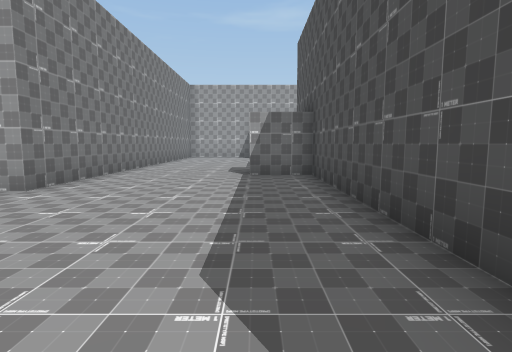
[1] (above)

24 first-person views from a walk through a Unity game level. The camera is 1.5 m above the floor, tilts 6° down and sees 80° across. The floor is counted in squares, 2 m on a side. Each view is taken from the middle of a square. On the plan, view 1 faces up. The plan holds only what a view shows up to about 10 squares ahead; the rest is blank. The place goes on beyond the plan. The player character is not drawn. Some surface patterns are stand-ins.

[2]
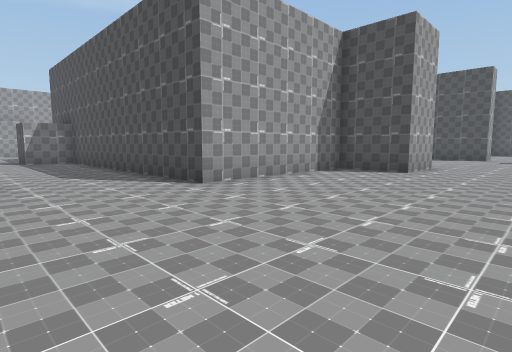

[3]
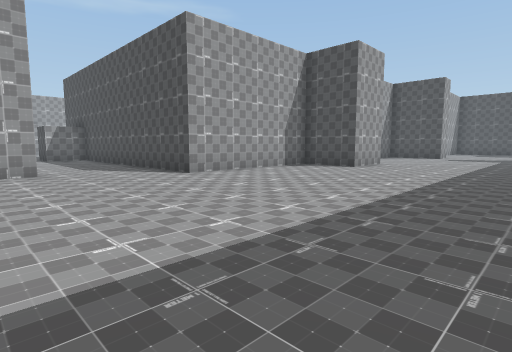

[4]
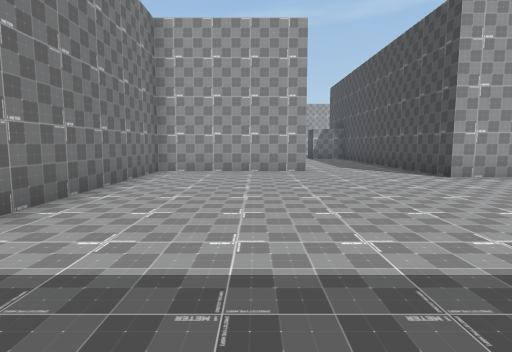

[5]
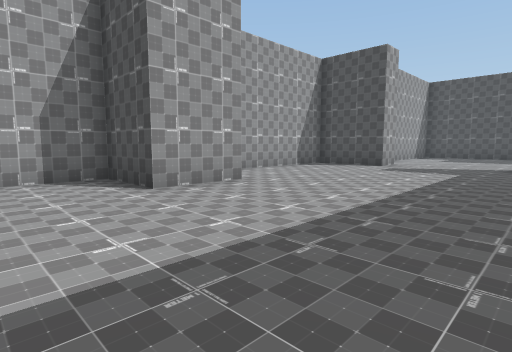

[6]
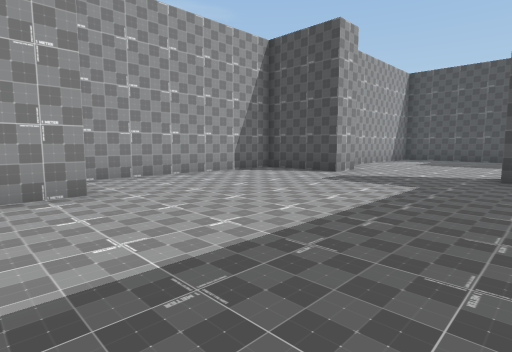

[7]
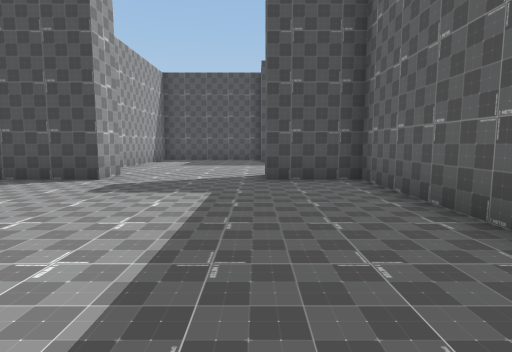

[8]
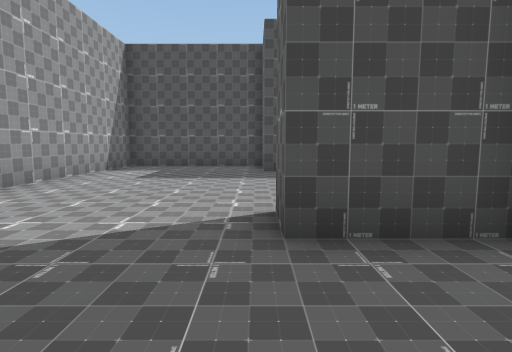

[9]
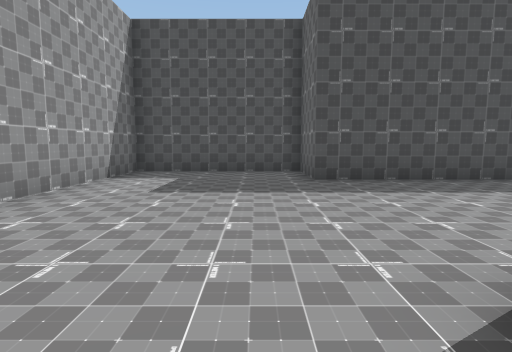

[10]
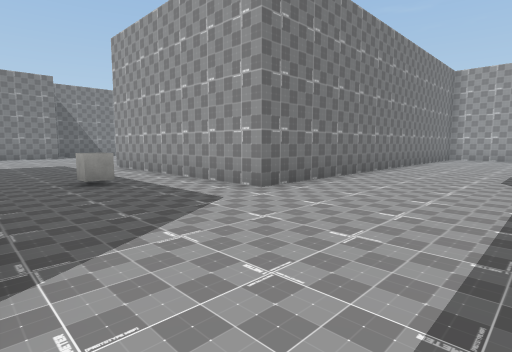

[11]
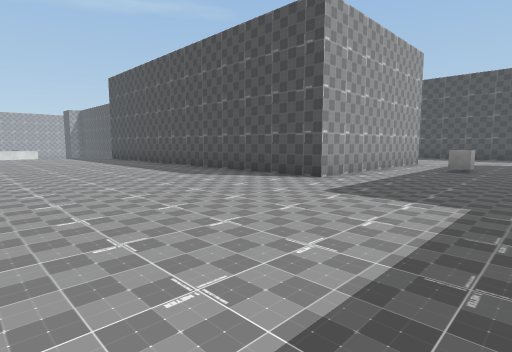

[12]
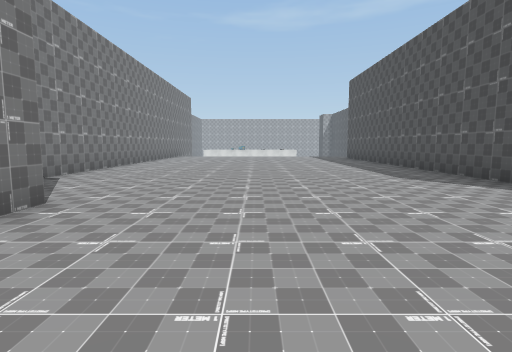

[13]
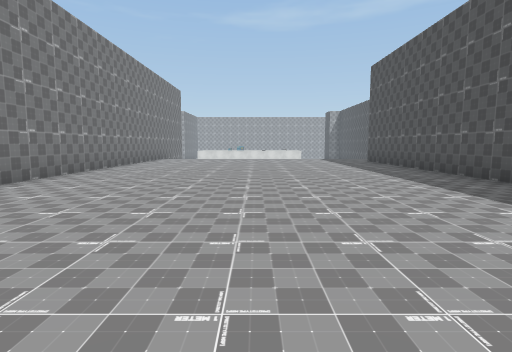

[14]
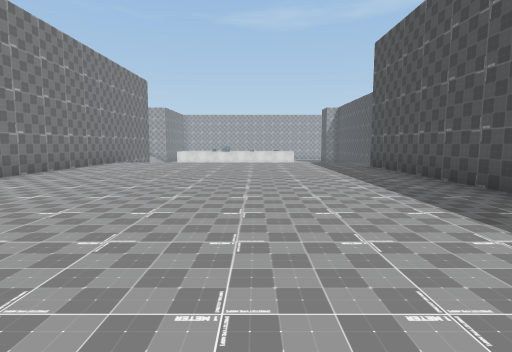

[15]
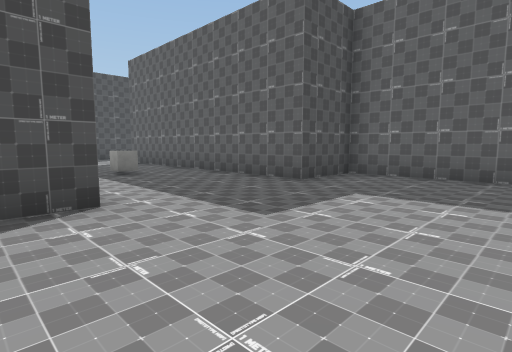

[16]
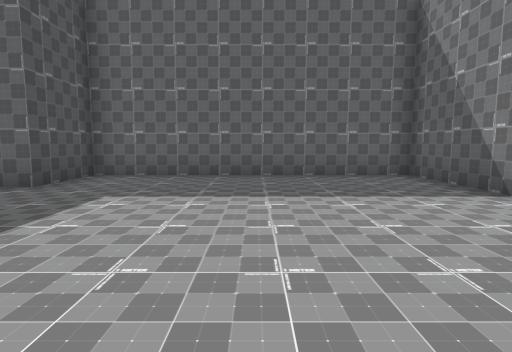

[17]
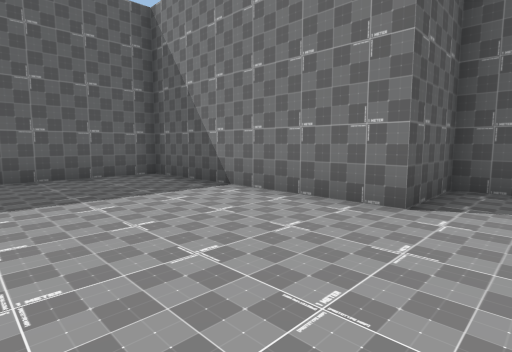

[18]
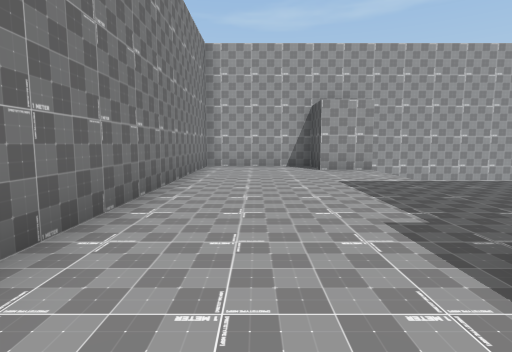

[19]
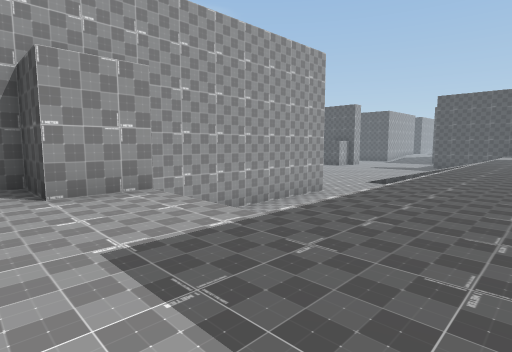

[20]
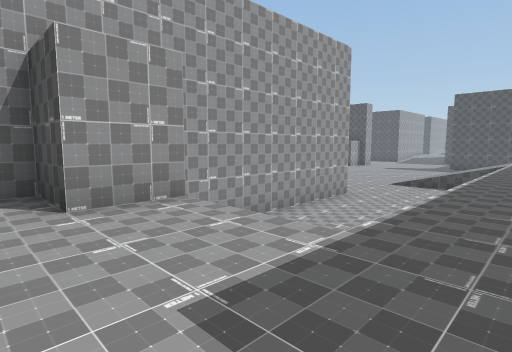

[21]
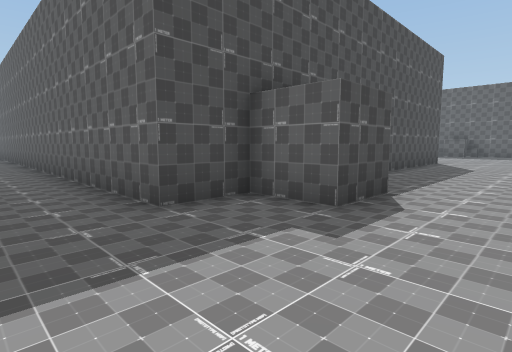

[22]
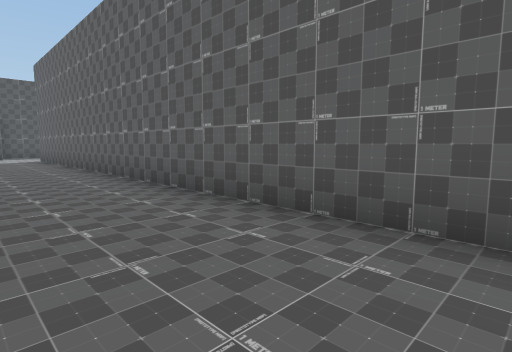

[23]
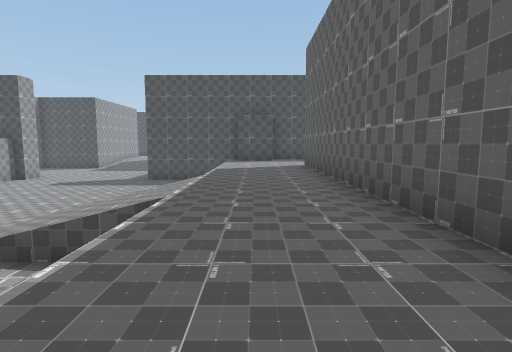

[24]
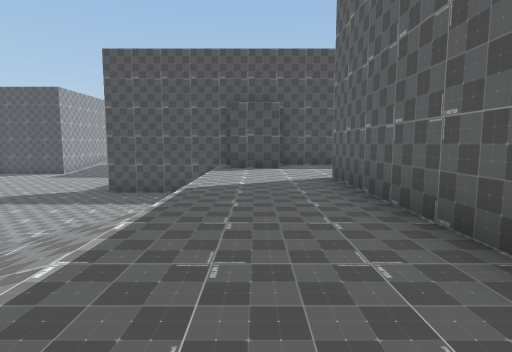

### Floor plan
Key: @ floor where view 1 was taken; # wall or solid block; . main floor; - floor 2 m lower than the main floor; / step, stairs or slope; C cube.
Columns run from 20 left of view 1 to 23 right of it. Each row starts with its distance up from view 1.
 17 #.........#     #...#    ----     //-------
 16 #.........#     #...##   -----  -/// ------
 15 #.........#     #.....   --------///   ----
 14 #.........#     #.....          -///
 13 #.........#     #..........................
 12 #.........#     #.........................#
 11 #.........#     #..........................
 10 #.........#     #.....##################...
  9 #.........#     #.....#
  8 #.........#     #...###
  7 #.........#     #.....#
  6 #.........#     #.....#
  5 #.........#######.....#
  4 ###...................#
  3   #...........C.......#
  2   #...................#
  1   #...........#####...#
  0   #.......#####.....@.#
 -1   #.......#   #.......###### #######
 -2   #########   #............# ......#########
 -3               #............##......#.......#
 -4               #............................#
 -5               #............................#
 -6                ............................#
 -7                 ...........................#
 -8                  ..................#.....###
 -9                               .....# ....#
-10                                #####  ...#
-11                                         .#

Positions as (right, up) in squares from view 1, and headings:
1: (0, 0), facing up
2: (-2, -6), facing up-right
3: (-3, -8), facing up-right
4: (-3, -8), facing up
5: (4, -8), facing up-right
6: (7, -8), facing up-right
7: (8, -7), facing right
8: (12, -7), facing right
9: (14, -6), facing right
10: (0, 1), facing up-left
11: (-16, 1), facing up-right
12: (-15, 1), facing up
13: (-15, 4), facing up
14: (-14, 7), facing up
15: (-14, 6), facing down-right
16: (-14, 6), facing down
17: (-14, 6), facing down-left
18: (-2, 7), facing up
19: (-1, 11), facing up-right
20: (-1, 12), facing up-right
21: (-2, 12), facing down-right
22: (3, 13), facing down-right
23: (8, 12), facing right
24: (12, 12), facing right
